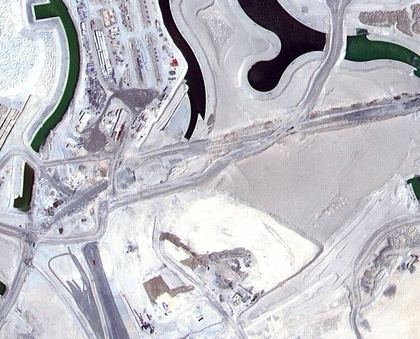
%> input picture dataset/images/image0001.jpg, 420 x 339 px, shrunk from 797 x 644 before the run
$ octave --eval "result = extract_features(imread('../dataset/images/image0001.jpg'));"   (GNU Octave 9; MATLAB toolbox functions it lacks are replaced by stand-ins)
%> lines starting %> are read from the running program, lines starting %| are printed output that depends on the picture
### code/compute_glcm_stats.m
function stats = compute_glcm_stats(gray, nLevels)
if nargin<2, nLevels = 8; end
I = im2uint8(gray);
Iq = floor(double(I)/256 * nLevels) + 1;
H = size(Iq,1); W = size(Iq,2);
offsets = [0 1; -1 1; -1 0; -1 -1];
allContrast = zeros(1,size(offsets,1));
allEnergy = zeros(1,size(offsets,1));
allEntropy = zeros(1,size(offsets,1));
allCorr = zeros(1,size(offsets,1));
for k=1:size(offsets,1)
    dx = offsets(k,1); dy = offsets(k,2);
    P = zeros(nLevels,nLevels);
    for x=1:H
        for y=1:W
            x2 = x + dx; y2 = y + dy;
            if x2>=1 && x2<=H && y2>=1 && y2<=W
                i = Iq(x,y); j = Iq(x2,y2);
                P(i,j) = P(i,j) + 1;
            end
        end
    end
    if sum(P(:))==0, Pn = P; else Pn = P/sum(P(:)); end
    [Igrid,Jgrid] = meshgrid(1:nLevels,1:nLevels);
    allContrast(k) = sum((Igrid(:)-Jgrid(:)).^2 .* Pn(:));
    allEnergy(k) = sum(Pn(:).^2);
    pnz = Pn(Pn>0);
    allEntropy(k) = -sum(pnz .* log2(pnz));
    mu_i = sum(Igrid(:).*Pn(:)); mu_j = sum(Jgrid(:).*Pn(:));
    sigma_i = sqrt(sum((Igrid(:)-mu_i).^2 .* Pn(:))); sigma_j = sqrt(sum((Jgrid(:)-mu_j).^2 .* Pn(:)));
    if sigma_i*sigma_j==0, allCorr(k)=0; else allCorr(k)= sum(((Igrid(:)-mu_i).*(Jgrid(:)-mu_j)).*Pn(:)) / (sigma_i*sigma_j); end
end
stats.contrast = mean(allContrast);
stats.energy = mean(allEnergy);
stats.entropy = mean(allEntropy);
stats.correlation = mean(allCorr);
end

### code/edge_detect.m
function edges = edge_detect(gray)
Gx = [-1 0 1; -2 0 2; -1 0 1];
Gy = Gx';
Ix = conv2(double(gray), Gx, 'same');
Iy = conv2(double(gray), Gy, 'same');
mag = sqrt(Ix.^2 + Iy.^2);
th = mean(mag(:)) * 1.2;
edges = mag > th;
end

### code/extract_features.m
function feat = extract_features(img)
% Extracts handcrafted features from preprocessed RGB image (double)
img = im2double(img);
gray = rgb2gray(img);
glcmStats = compute_glcm_stats(gray, 8);
edges = edge_detect(gray);
edgeDensity = sum(edges(:))/numel(edges);
rgb = reshape(img, [], 3);
meanColor = mean(rgb,1);
stdColor = std(rgb,0,1);
counts = imhist(gray,8); counts = counts / sum(counts);
feat = [glcmStats.contrast, glcmStats.energy, glcmStats.entropy, glcmStats.correlation, ...
        edgeDensity, meanColor, stdColor, counts(:)'];
end
%> in compute_glcm_stats, `Iq = floor(double(I)/256 * nLevels) + 1;`:
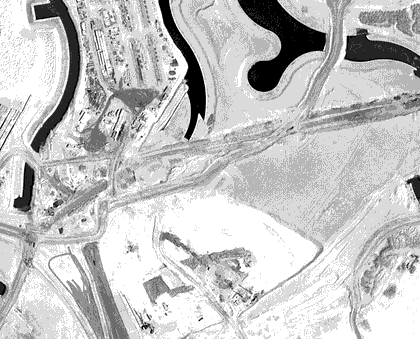
%> Iq: size 339x420 double; min 1, max 8, mean 6.4; drawn with min black and max white
%> the loop in compute_glcm_stats, `for k=1:size(offsets,1)` made 4 passes
%> sigma_j on passes 1 to 4: 1.69, 1.68, 1.69, 1.69
%> after the loop in compute_glcm_stats, `for k=1:size(offsets,1)`: P = [4152 573 61 54 55 56 24 17; 461 2939 213 103 92 80 78 78; 110 177 152 188 150 122 107 100; 99 71 194 1934 1264 603 389 213; 80 86 160 1336 4850 3413 1450 464; 54 68 146 638 3415 13437 9445 1282; 67 72 112 347 1577 9431 31758 6918; 15 46 68 149 441 1374 7131 26883]; Pn = [0.0293 0.00405 0.000431 0.000381 0.000388 0.000395 0.000169 0.00012; 0.00326 0.0208 0.0015 0.000727 0.00065 0.000565 0.000551 0.000551; 0.000777 0.00125 0.00107 0.00133 0.00106 0.000861 0.000756 0.000706; 0.000699 0.000501 0.00137 0.0137 0.00893 0.00426 0.00275 0.0015; 0.000565 0.000607 0.00113 0.00943 0.0342 0.0241 0.0102 0.00328; 0.000381 0.00048 0.00103 0.0045 0.0241 0.0949 0.0667 0.00905; 0.000473 0.000508 0.000791 0.00245 0.0111 0.0666 0.224 0.0488; 0.000106 0.000325 0.00048 0.00105 0.00311 0.0097 0.0504 0.19]; allContrast = [0.719 0.827 0.524 0.907]; allCorr = [0.874 0.855 0.908 0.841]; allEnergy = [0.123 0.12 0.131 0.114]; allEntropy = [3.76 3.8 3.63 3.87]; i = 8
%> in compute_glcm_stats, `stats.contrast = mean(allContrast);`: stats.contrast = 0.744
%> in compute_glcm_stats, `stats.energy = mean(allEnergy);`: stats.energy = 0.122
%> in compute_glcm_stats, `stats.entropy = mean(allEntropy);`: stats.entropy = 3.76
%> in compute_glcm_stats, `stats.correlation = mean(allCorr);`: stats.correlation = 0.869
%> in extract_features, `glcmStats = compute_glcm_stats(gray, 8);`: glcmStats = {contrast 0.744, energy 0.122, entropy 3.76, correlation 0.869}
%> in edge_detect, `Ix = conv2(double(gray), Gx, 'same');`:
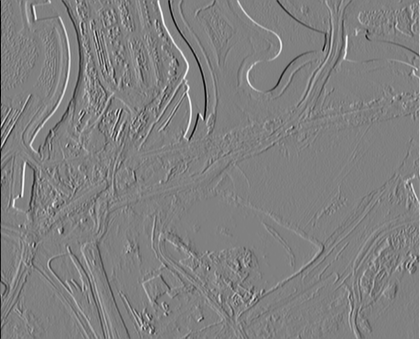
%> Ix: size 339x420 double; min -3.98, max 3.9, mean 0.000726; drawn with min black and max white
%> in edge_detect, `Iy = conv2(double(gray), Gy, 'same');`:
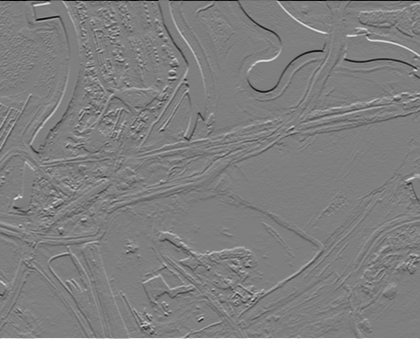
%> Iy: size 339x420 double; min -3.92, max 3.95, mean -0.00192; drawn with min black and max white
%> in edge_detect, `mag = sqrt(Ix.^2 + Iy.^2);`:
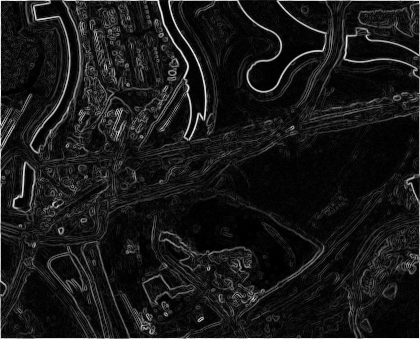
%> mag: size 339x420 double; min 0, max 4.13, mean 0.401; drawn with min black and max white
%> in edge_detect, `th = mean(mag(:)) * 1.2;`: th = 0.481
%> in edge_detect, `edges = mag > th;`:
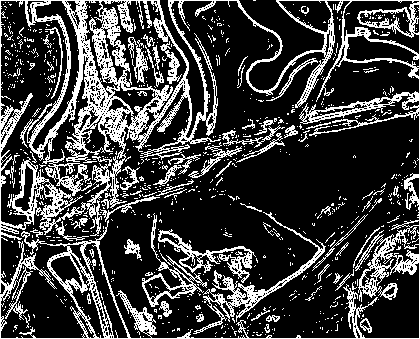
%> edges: size 339x420 logical; 24.7% white in thin lines or dots
%> in extract_features, `edgeDensity = sum(edges(:))/numel(edges);`: edgeDensity = 0.247
%> in extract_features, `meanColor = mean(rgb,1);`: meanColor = [0.74 0.737 0.763]
%> in extract_features, `stdColor = std(rgb,0,1);`: stdColor = [0.211 0.213 0.208]
%> in extract_features, `counts = imhist(gray,8)`: counts = [2786; 5263; 1964; 4988; 14208; 43826; 47983; 21362]
%> in extract_features, `counts = counts / sum(counts)`: counts = [0.0196; 0.037; 0.0138; 0.035; 0.0998; 0.308; 0.337; 0.15]
%> in extract_features, `feat = [glcmStats.contrast, glcmStats.energy, glcmStats.entropy, glcmS..`: feat = 19 values, max 3.76 at index 3, min 0.0138 at index 14, mean 0.506
%> `result = extract_features(imread('../dataset/images/image0001.jpg'));`: result has the same summary as feat in extract_features

$ run again, on dataset/images/image0003.jpg
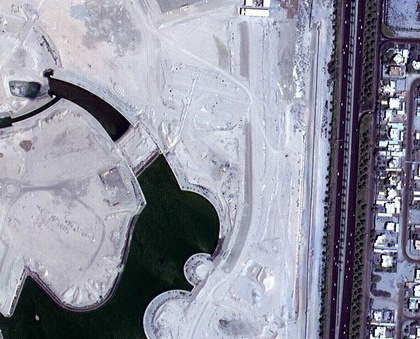
%> input picture dataset/images/image0003.jpg, 420 x 339 px, shrunk from 797 x 644 before the run
%> the loop in compute_glcm_stats, `for k=1:size(offsets,1)` made 4 passes
%> (mu_i, mu_j) on passes 1 to 4: (5.05, 5.06), (5.05, 5.05), (5.06, 5.05), (5.06, 5.05)
%> after the loop in compute_glcm_stats, `for k=1:size(offsets,1)`: P = [17562 2127 1005 466 192 83 21 9; 2235 2877 2046 674 356 179 43 22; 819 2218 3380 1178 622 370 119 50; 314 666 1143 1449 1290 818 278 70; 138 262 630 1200 4546 3808 873 198; 122 114 281 637 3702 19824 7954 488; 95 66 118 261 776 7637 37012 1862; 44 56 90 130 202 504 1703 1608]; Pn = [0.124 0.015 0.0071 0.00329 0.00136 0.000586 0.000148 6.35e-05; 0.0158 0.0203 0.0144 0.00476 0.00251 0.00126 0.000304 0.000155; 0.00578 0.0157 0.0239 0.00832 0.00439 0.00261 0.00084 0.000353; 0.00222 0.0047 0.00807 0.0102 0.00911 0.00578 0.00196 0.000494; 0.000974 0.00185 0.00445 0.00847 0.0321 0.0269 0.00616 0.0014; 0.000861 0.000805 0.00198 0.0045 0.0261 0.14 0.0562 0.00345; 0.000671 0.000466 0.000833 0.00184 0.00548 0.0539 0.261 0.0131; 0.000311 0.000395 0.000635 0.000918 0.00143 0.00356 0.012 0.0114]; allContrast = [0.773 0.925 0.495 0.981]; allCorr = [0.924 0.909 0.951 0.904]; allEnergy = [0.119 0.116 0.134 0.115]; allEntropy = [3.99 4.06 3.75 4.09]; i = 7; j = 5
%> stats.contrast = 0.793
%> stats.energy = 0.121
%> stats.entropy = 3.97
%> stats.correlation = 0.922
%> glcmStats = {contrast 0.793, energy 0.121, entropy 3.97, correlation 0.922}
%> in edge_detect, `mag = sqrt(Ix.^2 + Iy.^2);`:
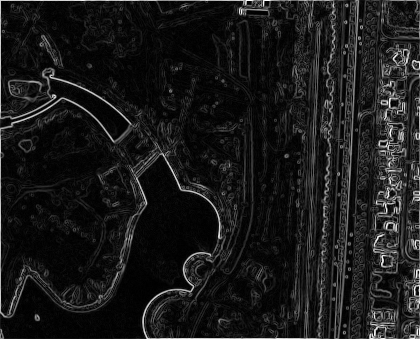
%> mag: size 339x420 double; min 9.81e-18, max 4.05, mean 0.412; drawn with min black and max white
%> th = 0.494
%> in edge_detect, `edges = mag > th;`:
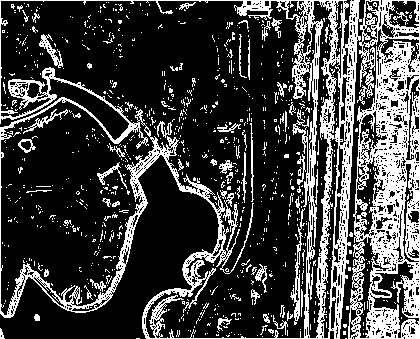
%> edges: size 339x420 logical; 25.5% white in thin lines or dots
%> edgeDensity = 0.255
%> meanColor = [0.562 0.566 0.62]
%> stdColor = [0.279 0.281 0.288]
%> counts = [11426; 15841; 10454; 7086; 14834; 45819; 35095; 1825]
%> counts = [0.0803; 0.111; 0.0734; 0.0498; 0.104; 0.322; 0.246; 0.0128]
%> feat = 19 values, max 3.97 at index 3, min 0.0128 at index 19, mean 0.508
%> result has the same summary as feat in extract_features

$ run again, on dataset/images/image0004.jpg
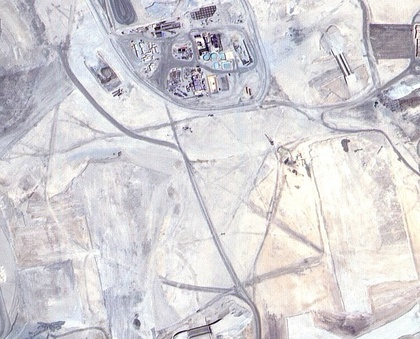
%> input picture dataset/images/image0004.jpg, 420 x 339 px, shrunk from 797 x 643 before the run
%> the loop in compute_glcm_stats, `for k=1:size(offsets,1)` made 4 passes
%> (mu_i, mu_j) on passes 1 to 4: (7.09, 7.08), (7.09, 7.08), (7.08, 7.08), (7.08, 7.09)
%> after the loop in compute_glcm_stats, `for k=1:size(offsets,1)`: P = [8 13 9 9 11 9 7 3; 10 30 29 36 41 41 17 12; 11 34 63 132 130 84 60 27; 12 25 129 714 693 302 163 70; 13 45 120 741 5088 2367 749 225; 6 30 106 282 2493 9611 6328 886; 5 21 63 162 730 6445 30995 10688; 4 18 22 47 160 851 10843 48544]; Pn = [5.65e-05 9.18e-05 6.35e-05 6.35e-05 7.77e-05 6.35e-05 4.94e-05 2.12e-05; 7.06e-05 0.000212 0.000205 0.000254 0.00029 0.00029 0.00012 8.47e-05; 7.77e-05 0.00024 0.000445 0.000932 0.000918 0.000593 0.000424 0.000191; 8.47e-05 0.000177 0.000911 0.00504 0.00489 0.00213 0.00115 0.000494; 9.18e-05 0.000318 0.000847 0.00523 0.0359 0.0167 0.00529 0.00159; 4.24e-05 0.000212 0.000748 0.00199 0.0176 0.0679 0.0447 0.00626; 3.53e-05 0.000148 0.000445 0.00114 0.00515 0.0455 0.219 0.0755; 2.82e-05 0.000127 0.000155 0.000332 0.00113 0.00601 0.0766 0.343]; allContrast = [0.438 0.562 0.377 0.539]; allCorr = [0.796 0.739 0.825 0.749]; allEnergy = [0.198 0.186 0.206 0.188]; allEntropy = [3.01 3.13 2.95 3.11]; i = 7
%> stats.contrast = 0.479
%> stats.energy = 0.195
%> stats.entropy = 3.05
%> stats.correlation = 0.777
%> glcmStats = {contrast 0.479, energy 0.195, entropy 3.05, correlation 0.777}
%> in edge_detect, `mag = sqrt(Ix.^2 + Iy.^2);`:
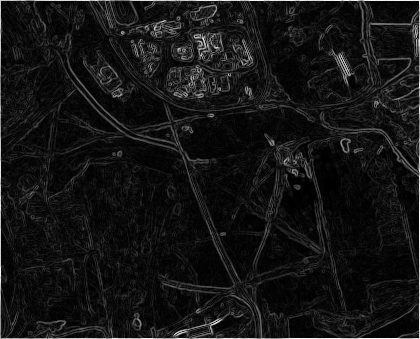
%> mag: size 339x420 double; min 1.11e-16, max 3.98, mean 0.327; drawn with min black and max white
%> th = 0.393
%> in edge_detect, `edges = mag > th;`:
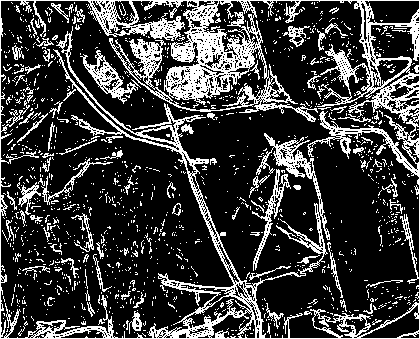
%> edges: size 339x420 logical; 23.7% white in thin lines or dots
%> edgeDensity = 0.237
%> meanColor = [0.832 0.822 0.837]
%> stdColor = [0.13 0.131 0.112]
%> counts = [34; 169; 503; 2258; 11241; 27794; 69777; 30604]
%> counts = [0.000239; 0.00119; 0.00353; 0.0159; 0.079; 0.195; 0.49; 0.215]
%> feat = 19 values, max 3.05 at index 3, min 0.000239 at index 12, mean 0.453
%> result has the same summary as feat in extract_features

$ run again, on dataset/images/image0007.jpg
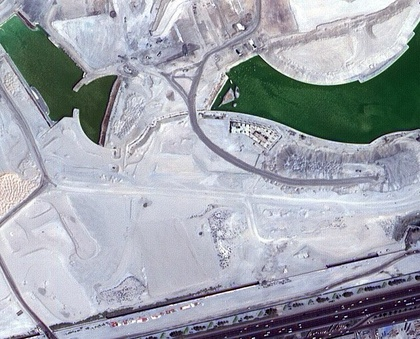
%> input picture dataset/images/image0007.jpg, 420 x 339 px, shrunk from 797 x 644 before the run
%> the loop in compute_glcm_stats, `for k=1:size(offsets,1)` made 4 passes
%> (mu_i, mu_j, sigma_i, sigma_j) on passes 1 to 4: (5.62, 5.62, 1.9, 1.89), (5.62, 5.62, 1.89, 1.89), (5.62, 5.62, 1.89, 1.9), (5.63, 5.61, 1.89, 1.9)
%> after the loop in compute_glcm_stats, `for k=1:size(offsets,1)`: P = [1097 1066 374 154 66 36 10 2; 831 11342 2246 513 308 156 87 47; 277 2103 4143 1065 545 267 105 48; 175 377 786 2391 1911 860 260 86; 162 201 497 1675 5294 3929 980 242; 104 143 256 663 3487 18191 8574 710; 52 66 120 276 1168 8006 38300 3890; 27 17 37 66 198 737 3778 6042]; Pn = [0.00775 0.00753 0.00264 0.00109 0.000466 0.000254 7.06e-05 1.41e-05; 0.00587 0.0801 0.0159 0.00362 0.00217 0.0011 0.000614 0.000332; 0.00196 0.0148 0.0293 0.00752 0.00385 0.00189 0.000741 0.000339; 0.00124 0.00266 0.00555 0.0169 0.0135 0.00607 0.00184 0.000607; 0.00114 0.00142 0.00351 0.0118 0.0374 0.0277 0.00692 0.00171; 0.000734 0.00101 0.00181 0.00468 0.0246 0.128 0.0605 0.00501; 0.000367 0.000466 0.000847 0.00195 0.00825 0.0565 0.27 0.0275; 0.000191 0.00012 0.000261 0.000466 0.0014 0.0052 0.0267 0.0427]; allContrast = [0.531 0.745 0.637 0.883]; allCorr = [0.926 0.896 0.911 0.877]; allEnergy = [0.123 0.115 0.121 0.111]; allEntropy = [3.87 4.02 3.94 4.11]; i = 5
%> stats.contrast = 0.699
%> stats.energy = 0.118
%> stats.entropy = 3.99
%> stats.correlation = 0.903
%> glcmStats = {contrast 0.699, energy 0.118, entropy 3.99, correlation 0.903}
%> in edge_detect, `mag = sqrt(Ix.^2 + Iy.^2);`:
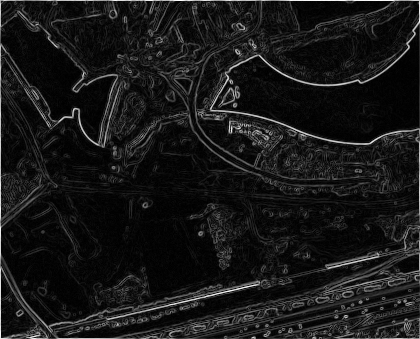
%> mag: size 339x420 double; min 5.55e-17, max 3.99, mean 0.378; drawn with min black and max white
%> th = 0.454
%> in edge_detect, `edges = mag > th;`:
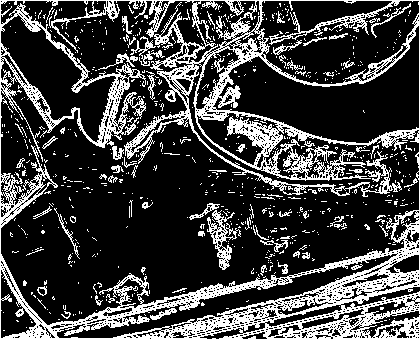
%> edges: size 339x420 logical; 25.2% white in thin lines or dots
%> edgeDensity = 0.252
%> meanColor = [0.625 0.643 0.677]
%> stdColor = [0.248 0.229 0.254]
%> counts = [952; 12093; 13126; 7600; 15595; 46004; 42812; 4198]
%> counts = [0.00669; 0.0849; 0.0922; 0.0534; 0.11; 0.323; 0.301; 0.0295]
%> feat = 19 values, max 3.99 at index 3, min 0.00669 at index 12, mean 0.507
%> result has the same summary as feat in extract_features
